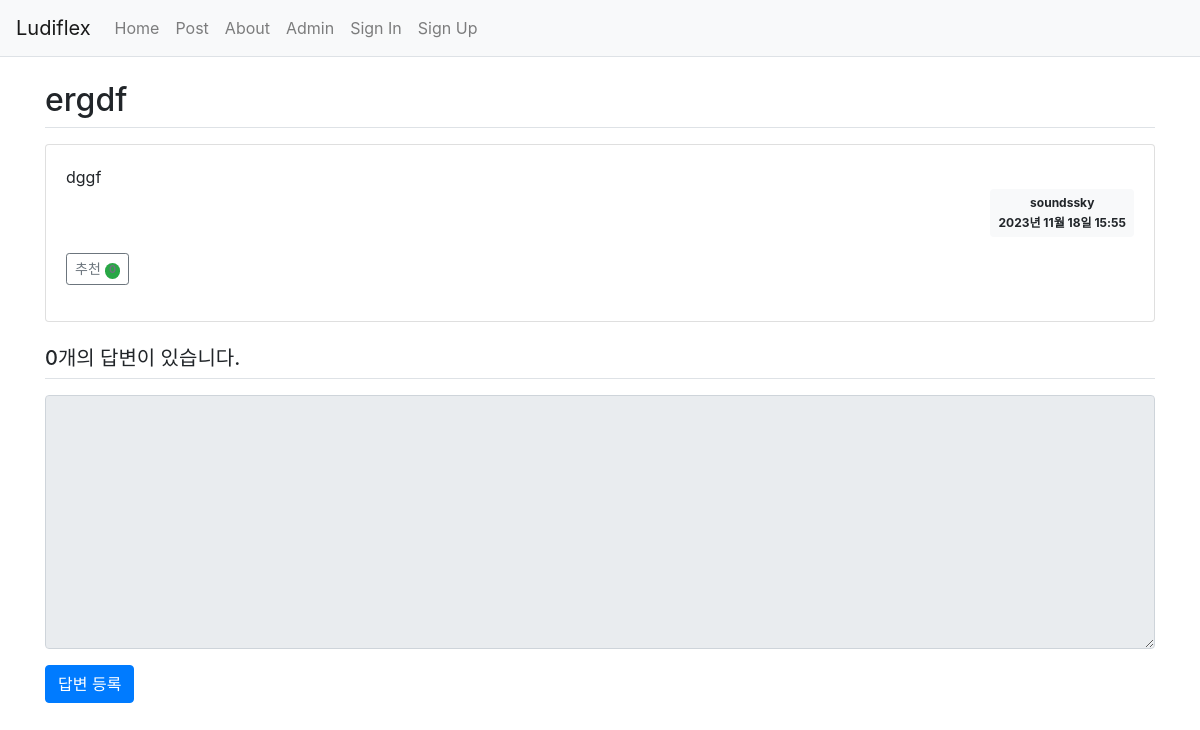
Before: /question/post/detail/15/ with the older database file.
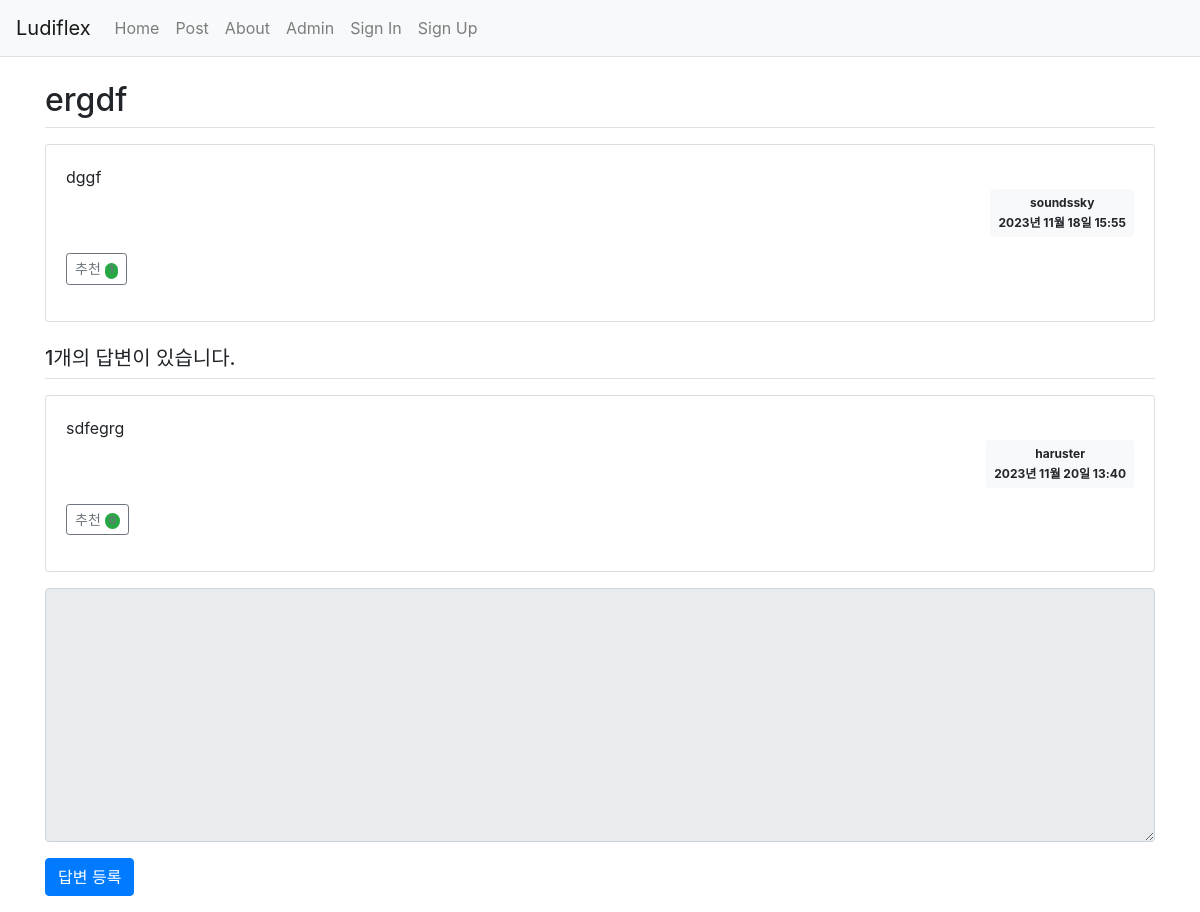
After: the same page with the newer database file.
### src/models.py (models this page shows)
class Question(db.Model): # 질문 모델
    id = db.Column(db.Integer, primary_key=True)
    subject = db.Column(db.String(200), nullable=False)
    content = db.Column(db.Text(), nullable=False)
    create_date = db.Column(db.DateTime(), nullable=False)
    voter = db.relationship('User', secondary=question_voter, backref=db.backref('question_voter_set'))
    user_id = db.Column(db.Integer, db.ForeignKey('user.id', ondelete='CASCADE'), nullable=False)
    user = db.relationship('User', backref=db.backref('question_set'))
    modify_date = db.Column(db.DateTime(), nullable=True)

class User(db.Model):
    id = db.Column(db.Integer, primary_key=True)
    username = db.Column(db.String(150), unique=True, nullable=False)
    password = db.Column(db.String(200), nullable=False)
    email = db.Column(db.String(120), unique=True, nullable=False)

class Answer(db.Model):
    id = db.Column(db.Integer, primary_key=True)
    question_id = db.Column(db.Integer, db.ForeignKey('question.id', ondelete='CASCADE'))
    question = db.relationship('Question', backref=db.backref('answer_set', cascade='all, delete-orphan'))
    content = db.Column(db.Text(), nullable=False)
    create_date = db.Column(db.DateTime(), nullable=False)
    voter = db.relationship('User', secondary=answer_voter, backref=db.backref('answer_voter_set'))
    user_id = db.Column(db.Integer, db.ForeignKey('user.id', ondelete='CASCADE'), nullable=False)
    user = db.relationship('User', backref=db.backref('answer_set'))
    modify_date = db.Column(db.DateTime(), nullable=True)

### views/question_views.py (the view)
@bp.route('/post/detail/<int:question_id>/')
def detail(question_id):
    form = AnswerForm()
    question = Question.query.get_or_404(question_id)
    return render_template('question/question_detail.html', question=question, form=form)

### src/forms.py
class AnswerForm(FlaskForm):
    content = TextAreaField('내용', validators=[DataRequired('내용을 입력해주세요.')])

### src/filter.py (called while the page is built)
def format_datetime(value, fmt='%Y년 %m월 %d일 %H:%M'):
    return value.strftime(fmt)

### views/auth_views.py (called while the page is built)
@bp.before_app_request
def load_logged_in_user():
    user_id = session.get('user_id')
    if user_id is None:
        g.user = None
    else:
        g.user = User.query.get(user_id)

### templates/question/question_detail.html (shortened to what this page needs)
<link rel="stylesheet" href="{{ url_for('static', filename='css/bootstrap.min.css') }}">
<link rel="stylesheet" href="{{ url_for('static', filename='css/post.css') }}">
{% extends 'base.html' %}
{% block content %}
<div class="container my-3">
    <h2 class="border-bottom py-2">{{ question.subject }}</h2>
    <div class="card my-3">
        <div class="card-body">
            <div class="card-text" style="white-space: pre-line">{{ question.content }}</div>
            <div class="d-flex justify-content-end">
                <div class="badge badge-light p-2 text-start">
                    <div class="mb-2">{{ question.user.username }}</div>
                    <div>{{ question.create_date|datetime }}</div>
                </div>
            </div>
            <div class="my-3">
                <a href="javascript:void(0)" data-uri="{{ url_for('question.vote', question_id=question.id) }}"
                    class="recommend btn btn-sm btn-outline-secondary"> 추천
                    <span class="badge rounded-pill bg-success">{{ question.voter|length }}</span>
                </a>
        </div>
        </div>
    </div>
    <h5 class="border-bottom my-3 py-2">{{ question.answer_set|length }}개의 답변이 있습니다.</h5>
    {% for answer in question.answer_set %}
    <div class="card my-3">
        <div class="card-body">
            <div class="card-text" style="white-space: pre-line;">{{ answer.content }}</div>
            <div class="d-flex justify-content-end">
                <div class="badge badge-light p-2 text-start">
                    <div class="mb-2">{{ answer.user.username }}</div>
                    <div>{{ answer.create_date|datetime }}</div>
                </div>
            </div>
            <div class="my-3">
                <a href="javascript:void(0)" data-uri="{{ url_for('answer.vote', answer_id=answer.id) }}"
                    class="recommend btn btn-sm btn-outline-secondary"> 추천
                    <span class="badge rounded-pill bg-success">{{ answer.voter|length }}</span>
                </a>
            </div>
        </div>
    </div>
    {% endfor %}
    <form action="{{ url_for('answer.create', question_id=question.id) }}" method="post" class="my-3">
        <div class="form-group">
            <textarea {% if not g.user %}disabled{% endif %} name="content" id="content" class="form-control" rows="10"></textarea>
        </div>
        <input type="submit" value="답변 등록" class="btn btn-primary">
    </form>
</div>
{% endblock %}

### templates/base.html (shortened to what this page needs)
<!DOCTYPE html>
<html lang="en">
<head>
    <link rel="stylesheet" href="{{ url_for('static', filename='css/bootstrap.min.css') }}">
</head>
<body>
    <nav class="navbar navbar-expand-lg navbar-light bg-light border-bottom">
        <a class="navbar-brand" href="{{ url_for('main.index') }}">Ludiflex</a>
        <div class="collapse navbar-collapse flex-grow-0" id="navbarNav">
            {% if g.user %}
            <ul class="navbar-nav">
                <li class="nav-item ">
                    <a class="nav-link" href="{{ url_for('auth.logout') }}">{{ g.user.username }} (로그아웃)</a>
                </li>
            </ul>
            {% else %}
            <ul class="navbar-nav">
                <li class="nav-item">
                    <a class="nav-link" href="/">Home</a>
                </li>
                <li class="nav-item">
                    <a class="nav-link" href="{{ url_for('question.post') }}">Post</a>
                </li>
                <li class="nav-item">
                    <a class="nav-link" href="/about">About</a>
                </li>
                <li class="nav-item">
                    <a class="nav-link" href="/admin">Admin</a>
                </li>
                <li class="nav-item">
                    <a class="nav-link" href="{{ url_for('auth.login') }}">Sign In</a>
                </li>
                <li class="nav-item">
                    <a class="nav-link" href="{{ url_for('auth.signup') }}">Sign Up</a>
                </li>
            </ul>
            {% endif %}
        </div>
    </nav>
    {% block content %}
    {% endblock %}
</body>
</html>

Changed rows visible on the page:
added Answer: content "sdfegrg", user.username "haruster", create_date "2023년 11월 20일 13:40", voter|length "0"
Other visible differences:
{{ question.voter|length }}: "0" → "1"
{{ question.answer_set|length }}: "0" → "1"
